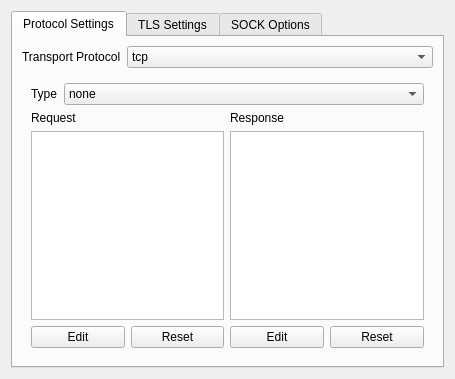
<?xml version="1.0" encoding="UTF-8"?>
<ui version="4.0">
 <class>StreamSettingsWidget</class>
 <widget class="QWidget" name="StreamSettingsWidget">
  <property name="geometry">
   <rect>
    <x>0</x>
    <y>0</y>
    <width>455</width>
    <height>379</height>
   </rect>
  </property>
  <property name="windowTitle">
   <string>Stream Settings Widget</string>
  </property>
  <layout class="QGridLayout" name="gridLayout">
   <item row="0" column="0">
    <widget class="QTabWidget" name="tabWidget">
     <property name="currentIndex">
      <number>0</number>
     </property>
     <widget class="QWidget" name="tab_3">
      <attribute name="title">
       <string>Protocol Settings</string>
      </attribute>
      <layout class="QGridLayout" name="gridLayout_3">
       <item row="1" column="0">
        <widget class="QStackedWidget" name="v2rayStackView">
         <property name="sizePolicy">
          <sizepolicy hsizetype="Minimum" vsizetype="Preferred">
           <horstretch>0</horstretch>
           <verstretch>0</verstretch>
          </sizepolicy>
         </property>
         <property name="minimumSize">
          <size>
           <width>1</width>
           <height>0</height>
          </size>
         </property>
         <property name="currentIndex">
          <number>0</number>
         </property>
         <widget class="QWidget" name="tcpStackPage">
          <layout class="QGridLayout" name="gridLayout_2" rowstretch="0,0,1,0">
           <item row="0" column="0" colspan="4">
            <layout class="QHBoxLayout" name="horizontalLayout" stretch="0,1">
             <item>
              <widget class="QLabel" name="label">
               <property name="text">
                <string>Type</string>
               </property>
              </widget>
             </item>
             <item>
              <widget class="QComboBox" name="tcpHeaderTypeCB">
               <item>
                <property name="text">
                 <string notr="true">none</string>
                </property>
               </item>
               <item>
                <property name="text">
                 <string notr="true">http</string>
                </property>
               </item>
              </widget>
             </item>
            </layout>
           </item>
           <item row="2" column="0" colspan="2">
            <widget class="QPlainTextEdit" name="tcpRequestTxt">
             <property name="sizePolicy">
              <sizepolicy hsizetype="Preferred" vsizetype="Preferred">
               <horstretch>0</horstretch>
               <verstretch>0</verstretch>
              </sizepolicy>
             </property>
             <property name="lineWrapMode">
              <enum>QPlainTextEdit::NoWrap</enum>
             </property>
             <property name="readOnly">
              <bool>true</bool>
             </property>
             <property name="plainText">
              <string/>
             </property>
             <property name="backgroundVisible">
              <bool>false</bool>
             </property>
             <property name="placeholderText">
              <string notr="true"/>
             </property>
            </widget>
           </item>
           <item row="2" column="2" colspan="2">
            <widget class="QPlainTextEdit" name="tcpRespTxt">
             <property name="sizePolicy">
              <sizepolicy hsizetype="Preferred" vsizetype="Preferred">
               <horstretch>0</horstretch>
               <verstretch>0</verstretch>
              </sizepolicy>
             </property>
             <property name="lineWrapMode">
              <enum>QPlainTextEdit::NoWrap</enum>
             </property>
             <property name="readOnly">
              <bool>true</bool>
             </property>
             <property name="plainText">
              <string/>
             </property>
             <property name="placeholderText">
              <string notr="true"/>
             </property>
            </widget>
           </item>
           <item row="3" column="0">
            <widget class="QPushButton" name="tcpRequestEditBtn">
             <property name="text">
              <string>Edit</string>
             </property>
            </widget>
           </item>
           <item row="3" column="1">
            <widget class="QPushButton" name="tcpRequestDefBtn">
             <property name="text">
              <string>Reset</string>
             </property>
            </widget>
           </item>
           <item row="3" column="2">
            <widget class="QPushButton" name="tcpResponseEditBtn">
             <property name="text">
              <string>Edit</string>
             </property>
            </widget>
           </item>
           <item row="3" column="3">
            <widget class="QPushButton" name="tcpRespDefBtn">
             <property name="text">
              <string>Reset</string>
             </property>
            </widget>
           </item>
           <item row="1" column="2" colspan="2">
            <widget class="QLabel" name="label_3">
             <property name="text">
              <string>Response</string>
             </property>
            </widget>
           </item>
           <item row="1" column="0" colspan="2">
            <widget class="QLabel" name="label_2">
             <property name="text">
              <string>Request</string>
             </property>
            </widget>
           </item>
          </layout>
         </widget>
         <widget class="QWidget" name="httpStackPage">
          <layout class="QFormLayout" name="formLayout_8">
           <item row="0" column="0">
            <widget class="QLabel" name="label_32">
             <property name="text">
              <string>Method</string>
             </property>
            </widget>
           </item>
           <item row="0" column="1">
            <widget class="QLineEdit" name="httpMethodTxt"/>
           </item>
           <item row="1" column="0">
            <widget class="QLabel" name="label_5">
             <property name="text">
              <string>Path</string>
             </property>
            </widget>
           </item>
           <item row="1" column="1">
            <widget class="QLineEdit" name="httpPathTxt">
             <property name="placeholderText">
              <string notr="true">/</string>
             </property>
            </widget>
           </item>
           <item row="2" column="0">
            <widget class="QLabel" name="label_4">
             <property name="text">
              <string>Host</string>
             </property>
            </widget>
           </item>
           <item row="2" column="1">
            <widget class="QPlainTextEdit" name="httpHostTxt">
             <property name="placeholderText">
              <string notr="true">myhost.mydomain.com</string>
             </property>
            </widget>
           </item>
           <item row="3" column="0" colspan="2">
            <widget class="QLabel" name="label_33">
             <property name="text">
              <string>Headers (TODO)</string>
             </property>
            </widget>
           </item>
          </layout>
         </widget>
         <widget class="QWidget" name="wsStackPage">
          <layout class="QGridLayout" name="gridLayout_9" rowstretch="0,0,1">
           <item row="0" column="0">
            <layout class="QFormLayout" name="formLayout_7">
             <item row="0" column="0">
              <widget class="QLabel" name="label_7">
               <property name="text">
                <string>Path</string>
               </property>
              </widget>
             </item>
             <item row="1" column="0">
              <widget class="QLabel" name="label_12">
               <property name="text">
                <string>Max Early Data</string>
               </property>
              </widget>
             </item>
             <item row="0" column="1">
              <widget class="QLineEdit" name="wsPathTxt">
               <property name="text">
                <string/>
               </property>
               <property name="placeholderText">
                <string notr="true">/wsPath</string>
               </property>
              </widget>
             </item>
             <item row="1" column="1">
              <widget class="QSpinBox" name="wsEarlyDataSB">
               <property name="minimum">
                <number>0</number>
               </property>
               <property name="maximum">
                <number>99999</number>
               </property>
               <property name="value">
                <number>1024</number>
               </property>
              </widget>
             </item>
             <item row="2" column="0">
              <widget class="QLabel" name="label_25">
               <property name="text">
                <string>Browser Forwarding</string>
               </property>
              </widget>
             </item>
             <item row="2" column="1">
              <widget class="QCheckBox" name="wsBrowserForwardCB">
               <property name="text">
                <string>Enabled</string>
               </property>
              </widget>
             </item>
             <item row="3" column="0">
              <widget class="QLabel" name="label_30">
               <property name="text">
                <string>Early Data Header</string>
               </property>
              </widget>
             </item>
             <item row="3" column="1">
              <widget class="QLineEdit" name="wsEarlyDataHeaderTxt"/>
             </item>
            </layout>
           </item>
           <item row="2" column="0">
            <widget class="QPlainTextEdit" name="wsHeadersTxt">
             <property name="placeholderText">
              <string notr="true">Key|Value</string>
             </property>
            </widget>
           </item>
           <item row="1" column="0">
            <widget class="QLabel" name="label_26">
             <property name="text">
              <string>Headers</string>
             </property>
            </widget>
           </item>
          </layout>
         </widget>
         <widget class="QWidget" name="mKCPStackPage">
          <layout class="QFormLayout" name="formLayout_5">
           <item row="0" column="0">
            <widget class="QLabel" name="label_16">
             <property name="text">
              <string>Header</string>
             </property>
            </widget>
           </item>
           <item row="0" column="1">
            <widget class="QComboBox" name="kcpHeaderType">
             <property name="sizePolicy">
              <sizepolicy hsizetype="MinimumExpanding" vsizetype="Fixed">
               <horstretch>0</horstretch>
               <verstretch>0</verstretch>
              </sizepolicy>
             </property>
             <item>
              <property name="text">
               <string notr="true">none</string>
              </property>
             </item>
             <item>
              <property name="text">
               <string notr="true">srtp</string>
              </property>
             </item>
             <item>
              <property name="text">
               <string notr="true">utp</string>
              </property>
             </item>
             <item>
              <property name="text">
               <string notr="true">wechat-video</string>
              </property>
             </item>
             <item>
              <property name="text">
               <string notr="true">dtls</string>
              </property>
             </item>
             <item>
              <property name="text">
               <string notr="true">wireguard</string>
              </property>
             </item>
            </widget>
           </item>
           <item row="1" column="0">
            <widget class="QLabel" name="label_13">
             <property name="text">
              <string>Seed</string>
             </property>
            </widget>
           </item>
           <item row="1" column="1">
            <widget class="QLineEdit" name="kcpSeedTxt"/>
           </item>
           <item row="2" column="0">
            <widget class="QLabel" name="label_23">
             <property name="text">
              <string>Capacity</string>
             </property>
             <property name="alignment">
              <set>Qt::AlignRight|Qt::AlignTrailing|Qt::AlignVCenter</set>
             </property>
            </widget>
           </item>
           <item row="2" column="1">
            <layout class="QHBoxLayout" name="horizontalLayout_5" stretch="1,1">
             <item>
              <widget class="QSpinBox" name="kcpUploadCapacSB">
               <property name="suffix">
                <string notr="true"> MB/s</string>
               </property>
               <property name="prefix">
                <string>Up: </string>
               </property>
               <property name="maximum">
                <number>4096</number>
               </property>
               <property name="value">
                <number>5</number>
               </property>
              </widget>
             </item>
             <item>
              <widget class="QSpinBox" name="kcpDownCapacitySB">
               <property name="minimumSize">
                <size>
                 <width>80</width>
                 <height>0</height>
                </size>
               </property>
               <property name="suffix">
                <string notr="true"> MB/s</string>
               </property>
               <property name="prefix">
                <string>Down: </string>
               </property>
               <property name="maximum">
                <number>4096</number>
               </property>
               <property name="value">
                <number>20</number>
               </property>
              </widget>
             </item>
            </layout>
           </item>
           <item row="3" column="0">
            <widget class="QLabel" name="label_22">
             <property name="text">
              <string>Buffer Size</string>
             </property>
             <property name="alignment">
              <set>Qt::AlignRight|Qt::AlignTrailing|Qt::AlignVCenter</set>
             </property>
            </widget>
           </item>
           <item row="3" column="1">
            <layout class="QHBoxLayout" name="horizontalLayout_6" stretch="1,1">
             <item>
              <widget class="QSpinBox" name="kcpWriteBufferSB">
               <property name="suffix">
                <string notr="true"> MB</string>
               </property>
               <property name="prefix">
                <string>Write Size: </string>
               </property>
               <property name="maximum">
                <number>1024</number>
               </property>
               <property name="value">
                <number>2</number>
               </property>
              </widget>
             </item>
             <item>
              <widget class="QSpinBox" name="kcpReadBufferSB">
               <property name="suffix">
                <string notr="true"> MB</string>
               </property>
               <property name="prefix">
                <string>Read Size: </string>
               </property>
               <property name="maximum">
                <number>1024</number>
               </property>
               <property name="value">
                <number>2</number>
               </property>
              </widget>
             </item>
            </layout>
           </item>
           <item row="4" column="0">
            <widget class="QLabel" name="label_24">
             <property name="text">
              <string>Congestion</string>
             </property>
            </widget>
           </item>
           <item row="4" column="1">
            <widget class="QCheckBox" name="kcpCongestionCB">
             <property name="text">
              <string>Congestion</string>
             </property>
            </widget>
           </item>
           <item row="5" column="0">
            <widget class="QLabel" name="label_15">
             <property name="text">
              <string>Options</string>
             </property>
            </widget>
           </item>
           <item row="5" column="1">
            <layout class="QHBoxLayout" name="horizontalLayout_3">
             <item>
              <widget class="QLabel" name="label_8">
               <property name="text">
                <string>MTU</string>
               </property>
              </widget>
             </item>
             <item>
              <widget class="QSpinBox" name="kcpMTU">
               <property name="sizePolicy">
                <sizepolicy hsizetype="MinimumExpanding" vsizetype="Fixed">
                 <horstretch>0</horstretch>
                 <verstretch>0</verstretch>
                </sizepolicy>
               </property>
               <property name="suffix">
                <string notr="true"> B</string>
               </property>
               <property name="minimum">
                <number>576</number>
               </property>
               <property name="maximum">
                <number>1460</number>
               </property>
               <property name="value">
                <number>1350</number>
               </property>
              </widget>
             </item>
             <item>
              <widget class="QLabel" name="label_10">
               <property name="text">
                <string>TTI</string>
               </property>
              </widget>
             </item>
             <item>
              <widget class="QSpinBox" name="kcpTTI">
               <property name="sizePolicy">
                <sizepolicy hsizetype="MinimumExpanding" vsizetype="Fixed">
                 <horstretch>0</horstretch>
                 <verstretch>0</verstretch>
                </sizepolicy>
               </property>
               <property name="suffix">
                <string notr="true"> ms</string>
               </property>
               <property name="minimum">
                <number>10</number>
               </property>
               <property name="maximum">
                <number>100</number>
               </property>
               <property name="value">
                <number>50</number>
               </property>
              </widget>
             </item>
            </layout>
           </item>
          </layout>
         </widget>
         <widget class="QWidget" name="dsStackPage">
          <layout class="QFormLayout" name="formLayout_2">
           <item row="0" column="0">
            <widget class="QLabel" name="label_17">
             <property name="text">
              <string>Path</string>
             </property>
            </widget>
           </item>
           <item row="0" column="1">
            <widget class="QLineEdit" name="dsPathTxt">
             <property name="text">
              <string/>
             </property>
             <property name="placeholderText">
              <string notr="true">/dsPath</string>
             </property>
            </widget>
           </item>
          </layout>
         </widget>
         <widget class="QWidget" name="quicStackPage">
          <layout class="QFormLayout" name="formLayout_3">
           <item row="0" column="0">
            <widget class="QLabel" name="label_18">
             <property name="text">
              <string>Security</string>
             </property>
            </widget>
           </item>
           <item row="0" column="1">
            <widget class="QComboBox" name="quicSecurityCB">
             <item>
              <property name="text">
               <string notr="true">none</string>
              </property>
             </item>
             <item>
              <property name="text">
               <string notr="true">aes-128-gcm</string>
              </property>
             </item>
             <item>
              <property name="text">
               <string notr="true">chacha20-poly1305</string>
              </property>
             </item>
            </widget>
           </item>
           <item row="1" column="0">
            <widget class="QLabel" name="label_19">
             <property name="text">
              <string>Key</string>
             </property>
            </widget>
           </item>
           <item row="1" column="1">
            <widget class="QLineEdit" name="quicKeyTxt">
             <property name="text">
              <string/>
             </property>
             <property name="placeholderText">
              <string>keys</string>
             </property>
            </widget>
           </item>
           <item row="2" column="0">
            <widget class="QLabel" name="label_20">
             <property name="text">
              <string>Headers</string>
             </property>
            </widget>
           </item>
           <item row="2" column="1">
            <widget class="QComboBox" name="quicHeaderTypeCB">
             <item>
              <property name="text">
               <string notr="true">none</string>
              </property>
             </item>
             <item>
              <property name="text">
               <string notr="true">srtp</string>
              </property>
             </item>
             <item>
              <property name="text">
               <string notr="true">utp</string>
              </property>
             </item>
             <item>
              <property name="text">
               <string notr="true">wechat-video</string>
              </property>
             </item>
             <item>
              <property name="text">
               <string notr="true">dtls</string>
              </property>
             </item>
             <item>
              <property name="text">
               <string notr="true">wireguard</string>
              </property>
             </item>
            </widget>
           </item>
           <item row="3" column="0">
            <spacer name="verticalSpacer_2">
             <property name="orientation">
              <enum>Qt::Vertical</enum>
             </property>
             <property name="sizeHint" stdset="0">
              <size>
               <width>20</width>
               <height>40</height>
              </size>
             </property>
            </spacer>
           </item>
          </layout>
         </widget>
         <widget class="QWidget" name="page">
          <layout class="QFormLayout" name="formLayout_6">
           <item row="0" column="0">
            <widget class="QLabel" name="label_11">
             <property name="text">
              <string>Service Name</string>
             </property>
            </widget>
           </item>
           <item row="0" column="1">
            <widget class="QLineEdit" name="grpcServiceNameTxt"/>
           </item>
          </layout>
         </widget>
        </widget>
       </item>
       <item row="0" column="0">
        <layout class="QHBoxLayout" name="horizontalLayout_2" stretch="0,1">
         <item>
          <widget class="QLabel" name="transportLabel">
           <property name="text">
            <string>Transport Protocol</string>
           </property>
          </widget>
         </item>
         <item>
          <widget class="QComboBox" name="transportCombo">
           <item>
            <property name="text">
             <string notr="true">tcp</string>
            </property>
           </item>
           <item>
            <property name="text">
             <string notr="true">http</string>
            </property>
           </item>
           <item>
            <property name="text">
             <string notr="true">ws</string>
            </property>
           </item>
           <item>
            <property name="text">
             <string notr="true">kcp</string>
            </property>
           </item>
           <item>
            <property name="text">
             <string notr="true">domainsocket</string>
            </property>
           </item>
           <item>
            <property name="text">
             <string notr="true">quic</string>
            </property>
           </item>
           <item>
            <property name="text">
             <string notr="true">grpc</string>
            </property>
           </item>
          </widget>
         </item>
        </layout>
       </item>
      </layout>
     </widget>
     <widget class="QWidget" name="tab">
      <attribute name="title">
       <string>TLS Settings</string>
      </attribute>
      <layout class="QFormLayout" name="formLayout">
       <item row="0" column="0">
        <widget class="QLabel" name="label_21">
         <property name="text">
          <string>Security Type</string>
         </property>
        </widget>
       </item>
       <item row="0" column="1">
        <widget class="QComboBox" name="securityTypeCB">
         <item>
          <property name="text">
           <string notr="true">None</string>
          </property>
         </item>
         <item>
          <property name="text">
           <string notr="true">TLS</string>
          </property>
         </item>
        </widget>
       </item>
       <item row="1" column="0" colspan="2">
        <widget class="QCheckBox" name="allowInsecureCB">
         <property name="enabled">
          <bool>true</bool>
         </property>
         <property name="toolTip">
          <string>AllowInsecure is insecure, do not allow insecure.</string>
         </property>
         <property name="text">
          <string>Allow Insecure Certificates</string>
         </property>
        </widget>
       </item>
       <item row="2" column="0" colspan="2">
        <widget class="QCheckBox" name="disableSessionResumptionCB">
         <property name="text">
          <string>Disable Session Resumption</string>
         </property>
         <property name="checked">
          <bool>false</bool>
         </property>
        </widget>
       </item>
       <item row="3" column="0" colspan="2">
        <widget class="QCheckBox" name="disableSystemRoot">
         <property name="text">
          <string>Disable System Root Certificates</string>
         </property>
        </widget>
       </item>
       <item row="4" column="0">
        <widget class="QLabel" name="label_6">
         <property name="text">
          <string>Server Address (SNI)</string>
         </property>
        </widget>
       </item>
       <item row="4" column="1">
        <widget class="QLineEdit" name="serverNameTxt"/>
       </item>
       <item row="5" column="0">
        <widget class="QLabel" name="label_14">
         <property name="text">
          <string>ALPN</string>
         </property>
        </widget>
       </item>
       <item row="5" column="1">
        <widget class="QLineEdit" name="alpnTxt"/>
       </item>
       <item row="6" column="0">
        <widget class="QLabel" name="label_9">
         <property name="text">
          <string>Certificates</string>
         </property>
        </widget>
       </item>
       <item row="6" column="1">
        <widget class="QPushButton" name="openCertEditorBtn">
         <property name="enabled">
          <bool>false</bool>
         </property>
         <property name="toolTip">
          <string notr="true">Not Implemented</string>
         </property>
         <property name="text">
          <string>Open Certificate Editor</string>
         </property>
        </widget>
       </item>
      </layout>
     </widget>
     <widget class="QWidget" name="tab_2">
      <attribute name="title">
       <string>SOCK Options</string>
      </attribute>
      <layout class="QFormLayout" name="formLayout_4">
       <item row="0" column="0">
        <widget class="QLabel" name="label_28">
         <property name="text">
          <string>Mark</string>
         </property>
        </widget>
       </item>
       <item row="0" column="1">
        <widget class="QSpinBox" name="soMarkSpinBox">
         <property name="maximum">
          <number>255</number>
         </property>
        </widget>
       </item>
       <item row="1" column="0">
        <widget class="QLabel" name="label_29">
         <property name="text">
          <string>TCP Fast Open</string>
         </property>
        </widget>
       </item>
       <item row="1" column="1">
        <widget class="QCheckBox" name="tcpFastOpenCB">
         <property name="text">
          <string>Enabled</string>
         </property>
        </widget>
       </item>
       <item row="2" column="0">
        <widget class="QLabel" name="label_27">
         <property name="text">
          <string>tProxy Mode</string>
         </property>
        </widget>
       </item>
       <item row="2" column="1">
        <widget class="QComboBox" name="tProxyCB">
         <item>
          <property name="text">
           <string notr="true">off</string>
          </property>
         </item>
         <item>
          <property name="text">
           <string notr="true">redirect</string>
          </property>
         </item>
         <item>
          <property name="text">
           <string notr="true">tproxy</string>
          </property>
         </item>
        </widget>
       </item>
       <item row="3" column="1">
        <widget class="QSpinBox" name="tcpKeepAliveIntervalSB">
         <property name="minimum">
          <number>0</number>
         </property>
         <property name="maximum">
          <number>2147483647</number>
         </property>
        </widget>
       </item>
       <item row="3" column="0">
        <widget class="QLabel" name="label_31">
         <property name="text">
          <string>KeepAlive Interval</string>
         </property>
        </widget>
       </item>
      </layout>
     </widget>
    </widget>
   </item>
  </layout>
 </widget>
 <tabstops>
  <tabstop>tabWidget</tabstop>
  <tabstop>transportCombo</tabstop>
  <tabstop>tcpHeaderTypeCB</tabstop>
  <tabstop>tcpRequestTxt</tabstop>
  <tabstop>tcpRespTxt</tabstop>
  <tabstop>tcpRequestEditBtn</tabstop>
  <tabstop>tcpRequestDefBtn</tabstop>
  <tabstop>tcpResponseEditBtn</tabstop>
  <tabstop>tcpRespDefBtn</tabstop>
  <tabstop>wsHeadersTxt</tabstop>
  <tabstop>kcpUploadCapacSB</tabstop>
  <tabstop>kcpDownCapacitySB</tabstop>
  <tabstop>dsPathTxt</tabstop>
  <tabstop>quicSecurityCB</tabstop>
  <tabstop>quicKeyTxt</tabstop>
  <tabstop>quicHeaderTypeCB</tabstop>
  <tabstop>allowInsecureCB</tabstop>
  <tabstop>serverNameTxt</tabstop>
  <tabstop>soMarkSpinBox</tabstop>
  <tabstop>tcpFastOpenCB</tabstop>
  <tabstop>tProxyCB</tabstop>
 </tabstops>
 <resources/>
 <connections/>
</ui>
